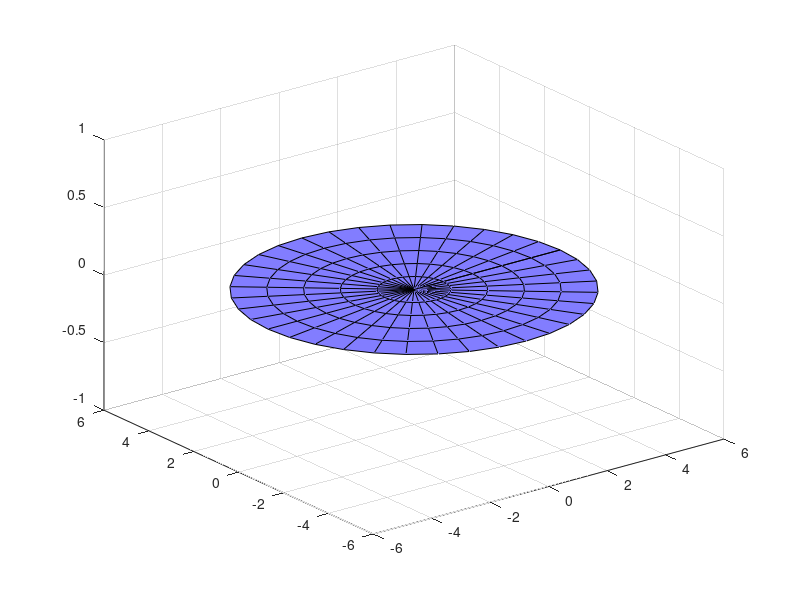

Recreate this plot in MATLAB. (Note: this script raises an error after producing the figure.)
%% Lab 3 by Cole Bardin     Section: 62
%% Systems of Linear Equations: Solutions and Visualization
%% Part A
%% Question 1: fprintf()
clc
% Set up A and b matrices
A = [1, 2, -3; 2, 1, -3];
b = [2; -2];
% Make augmented matrix
AM = [A, b];
% Print the size of the augmented matrix
fprintf("The size of the augmented matrix is: %d x %d\n", size(AM))
%% Question 2: rref()
clc
% Set up the A and b matrices
A = [1, 2, -3; 2, 1, -3];
b = [2; -2];
% Make the augmented matrix
AM = [A, b];
% Solve for rref of the augmented matrix
RAM = rref(AM);
% Display the RAM
disp("RAM =")
disp(RAM)
%% Question 3: Find the Pivots Programmatically
clc
% Set up the A and b matrices
A = [1, 2, -3; 2, 1, -3];
b = [2; -2];
% Make the augmented matrix
AM = [A, b];
% Solve for rref of the augmented matrix
RAM = rref(AM);
pivot_for_row1 = find(RAM(1,:), 1);
pivot_for_row2 = find(RAM(2,:), 1);
% Display results
fprintf("Pivot for row 1 is in column %d\nPivot for row 2 is in column %d\n", pivot_for_row1, pivot_for_row2)
%% Question 4: Write the solutions manually
clc
%{
    The basic variables are: x1 and x2
    The free variable is: x3
    The solution can be writte: x1=x3-2, x2=x3+2, x3=x3, where x3 is free
%}
%% Part B
%% Questions 5-6: 3D-Plot of the solutions
% Starter code with reference plane and axes in green.
clc, close all
figure
% Set up A and b matrices
A = [1, 2, -3; 2, 1, -3];
b = [2; -2];
% Make augmented matrix
AM = [A, b];
RAM_1 = rref(AM);
disp("RAM_1 =")
disp(RAM_1)
% Choose POLAR or CARTESIAN coordinates
use_polar_coordinates = true; % options: true (polar) or false (cartesian)
% Choose a colormap.
% try other colormaps such as cool, hot, hsv, prism, flag, jet, parula, lines
colormap cool
% choose preferred shading for surface plots
shading faceted % Shading methods are faceted, flat, and interp.
L = 5; % A default limit so we can easily control the axes.
% Set up a grid for each 3D plot.
x = -L : 1 : L; % x will range from -L to L.
y = -L : 1 : L; % y will range from -L to L.
[X,Y] = meshgrid(x,y);
% polar coordinates will be used instead, if you set use_polar_coordinates = true
if use_polar_coordinates
    [rad,theta] = meshgrid(0:1:5, 0:2*pi/36: (2*pi) );
    X = rad.*cos(theta);
    Y = rad.*sin(theta);
    Z = 0*X;
end
base = surf(X,Y,0*X + 0*Y); % Draw the xy plane. It's equation is z = 0.
hold on
grid on
% add some transparency to the base (xy-plane) for reference
base.set('facealpha', 0.4); base.set('edgealpha', 0.15);
base.set('facecolor', 'green');
darkgreen = [0 0.5 0 ];
% Adjust the axes limits for optimal view
L = L + 1;
zmin = -L; zmax = +L; % these have to be set by trial and error.
axis([-L, L, -L, L, zmin, zmax]) % set all three axis limits - we are in three space
axis equal
% Plot the coordinate axis in the background as reference objects
t = [-1, 1]; % used to compute endpoints along each axis
% plot the x-axis
x = L*t; y = 0*t; z = 0*t;
plot3( x, y, z, 'color', darkgreen, 'LineWidth', 3)
% plot the y-axis
x = 0*t; y = L*t; z = 0*t;
plot3( x, y, z, 'color', darkgreen, 'LineWidth', 3)
% plot the z-axis
x = 0*t; y = 0*t; z = [zmin, zmax];
plot3( x, y, z, 'color', darkgreen, 'LineWidth', 3)
set(gca, 'FontSize', 20)
% Add one reference marker at the tip of the positive x-axis.
plot3( L, 0, 0, 'bd', 'MarkerSize', 9, 'MarkerFaceColor', 'red')
% Add one reference marker at the tip of the positive y-axis.
plot3( 0, L, 0, 'bd', 'MarkerSize', 9, 'MarkerFaceColor', 'green')
% Add one reference marker at the tip of the positive z-axis.
plot3( 0, 0, zmax, 'bd', 'MarkerSize', 9, 'MarkerFaceColor', 'blue')
view([120, 20])

% My code:
% Make all label and text objects for plot
xlabel = 'x';
ylabel = 'y';
zlabel = 'z';
title = 'Visualization of a System of Equations';

% Define the vectors
z = -4 : 0.5 : 4;
x = z - 2;
y = z + 2;

% Plotting in 3D.
solution_set_as_line = plot3(x, y, z, 'blue-', 'LineWidth', 4);
solution_set_as_points = plot3(x, y, z, 'blueo', 'LineWidth', 1);
solution_set_as_points.set('MarkerFaceColor', 'yellow', 'MarkerSize', 12)

% Two ways to adjust the view, manually and programatically.
rotate3d on; view([100,10]); axis equal;

% Make figure full screen
set(gcf, 'Units', 'Normalized', 'OuterPosition', [0, 0.04, 1, 0.96]);
% Question 7-8 - Use surf command to show the two planes
% The meshgrid defined by arrays X and Y is still defined.
% We will use this to show each plane as a surface plot.
% First plane
a1 = A(1,1); a2 = A(1,2); a3 = A(1,3); d = b(1);
Z = (d - a1 * X - a2 * Y)/a3;
p1 = surf(X,Y,Z); % Draw the plane defined by the first equation.
p1.set('facealpha', 0.40); % Make the surface plot partially transparent.

% Students should add the second plane here.
% Access second row of coefficients
a1 = A(2,1); a2 = A(2,2); a3 = A(2,3); d = b(2); 
% Create new Z variable for new plane
Z = (d - a1 * X - a2 * Y)/a3;
% Plot it with surf()
p2 = surf(X,Y,Z);
% Make plane transparent
p2.set('facealpha', 0.40);

% Question 9: Adding Two Test Planes
% Part a)
% Add them to the 3d-plot using the fill3 command.
P1 = [ 4; 0; +5];
P2 = [ 4; 0; -5];
P3 = [ 0; -4; -5];
P4 = [ 0; -4; +5];
rect1 = [P1 P2 P3 P4];
X = rect1(1, :); Y = rect1(2, :); Z = rect1(3, :);
plot3(X, Y, Z, 'bo', 'MarkerSize', 12 , 'MarkerFaceColor', 'cyan')
rectangle = fill3(X, Y, Z, 'blue:');
rectangle.set('facealpha', 0.4)
% Add another plane on the plot
Q1 = [ 0; 4; +5];
Q2 = [ 0; 4; -5];
Q3 = [ -4; 0; -5];
Q4 = [ -4; 0; +5];
rect2 = [Q1 Q2 Q3 Q4];
X = rect2(1, :); Y = rect2(2, :); Z = rect2(3, :);
plot3(X, Y, Z, 'bo', 'MarkerSize', 12 , 'MarkerFaceColor', 'red')
rectangle = fill3(X, Y, Z, 'magenta:');
rectangle.set('facealpha', 0.4)

% System 2
% Set up A and b matrices
A = [1, 2, -3; 2, 1, -3; 1, -1, 0];
b = [2; -2; 4];
% Make augmented matrix
AM = [A, b];

RAM_2 = rref(AM);
disp("RAM_2 =")
disp(RAM_2)

% System 3
% Set up A and b matrices
A = [1, 2, -3; 2, 1, -3; 1, -1, 0];
b = [2; -2; -4];
% Make augmented matrix
AM = [A, b];

RAM_3 = rref(AM);
disp("RAM_3 =")
disp(RAM_3)

% Question 10: Animate the graph
N = 2; % Number of complete revolutions of the azimuth. Elevation fixed at 20.
elevation = 20;
for k = 0:1:360*N
    view([k, elevation])
    pause(0.05);
end

